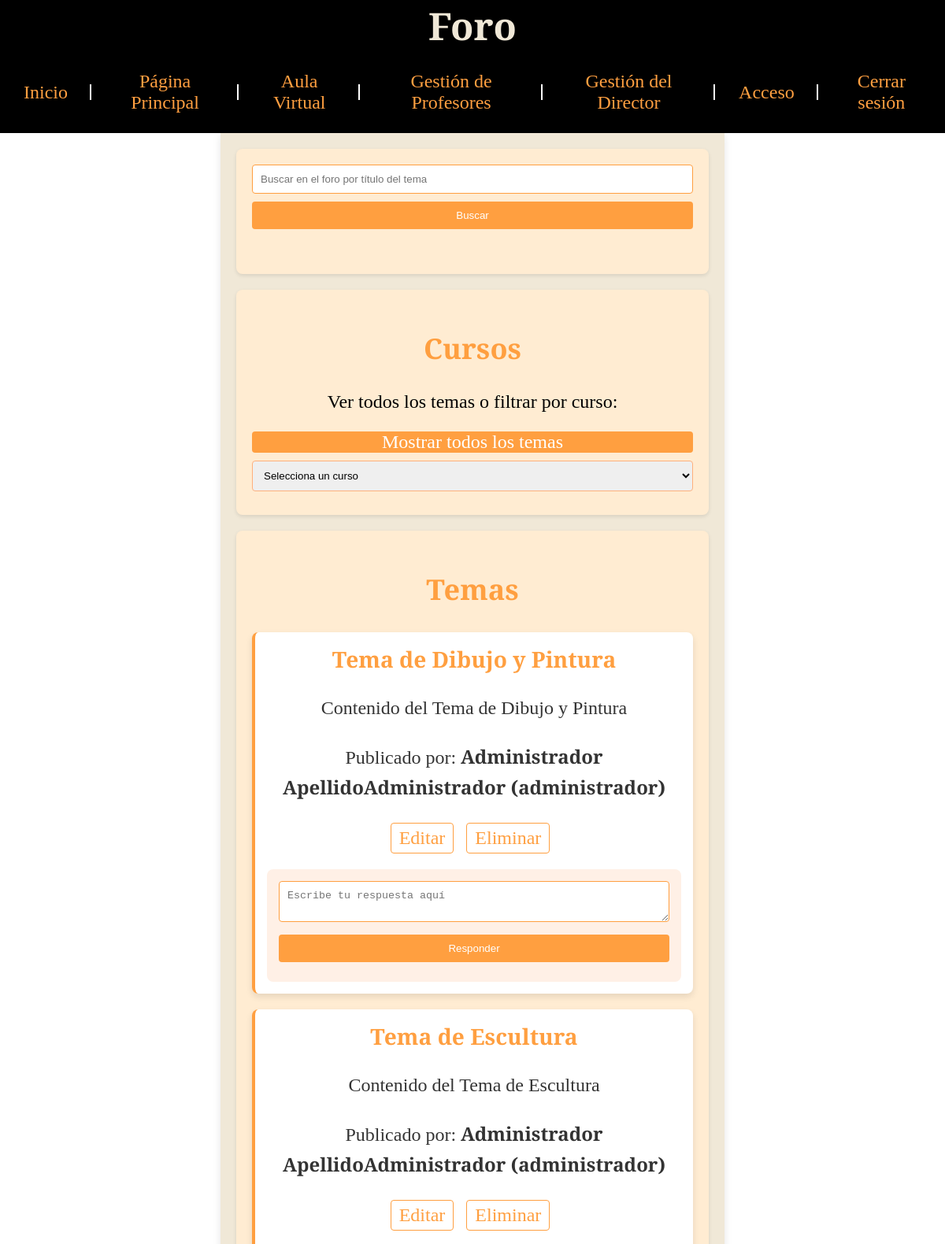
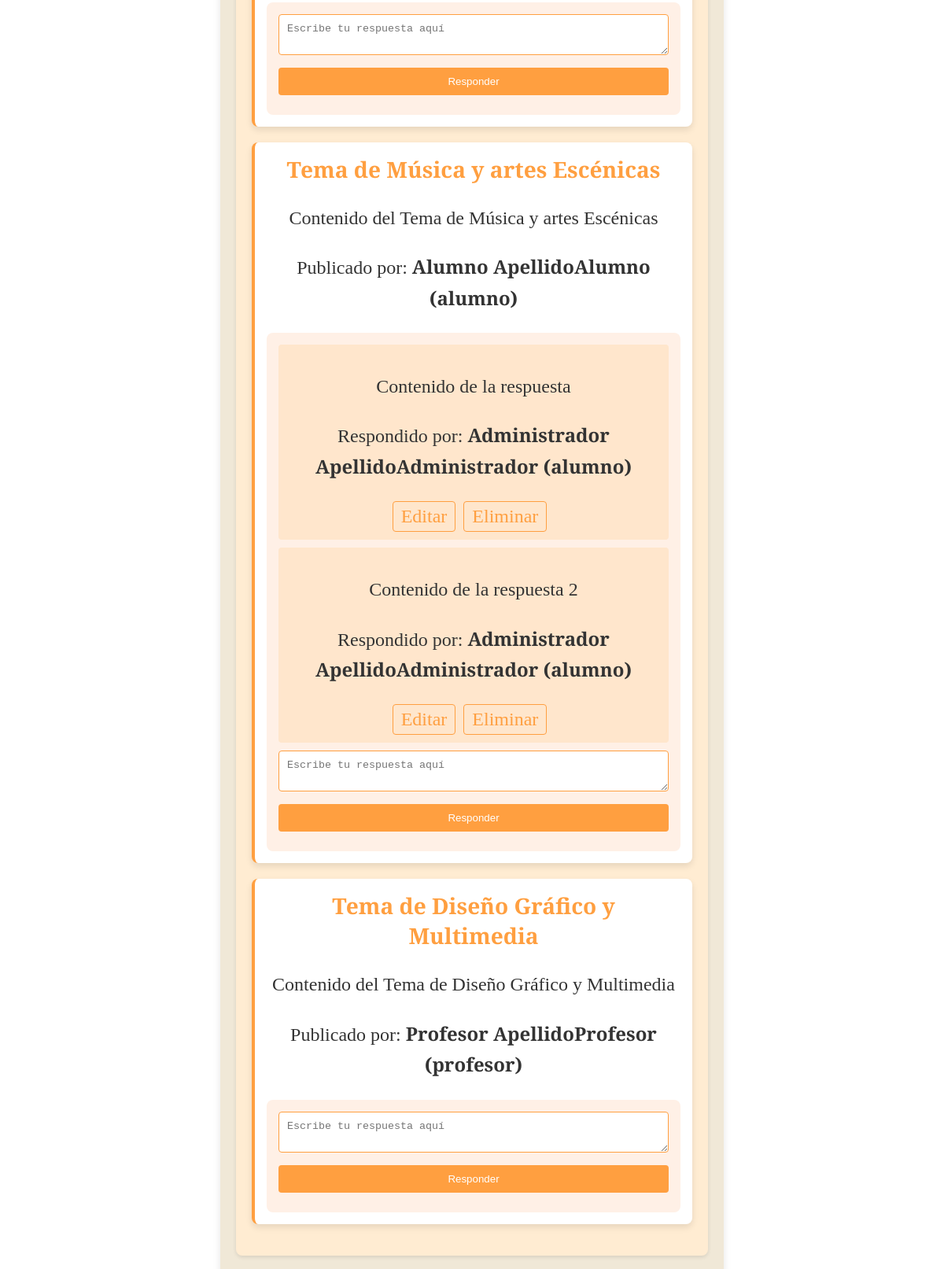
Screenshot of /app/vistas/foro.php (signed in, upper part) with the database file from the repository (2 pictures, top to bottom).
### tables this page shows
CREATE TABLE `forum_topics` (
  `topic_id` int(11) NOT NULL,
  `course_id` int(11) NOT NULL,
  `user_id` int(11) NOT NULL,
  `title` varchar(255) NOT NULL,
  `content` text NOT NULL,
  `creation_date` timestamp NOT NULL DEFAULT current_timestamp()
);

CREATE TABLE `users` (
  `user_id` int(11) NOT NULL,
  `email` varchar(255) NOT NULL,
  `password` varchar(255) NOT NULL,
  `first_name` varchar(50) NOT NULL,
  `last_name` varchar(50) NOT NULL,
  `phone` varchar(15) DEFAULT NULL,
  `address` text DEFAULT NULL,
  `role` enum('alumno','profesor','director','administrador') NOT NULL,
  `course_id` int(11) DEFAULT NULL
);

CREATE TABLE `forum_replies` (
  `reply_id` int(11) NOT NULL,
  `topic_id` int(11) NOT NULL,
  `user_id` int(11) NOT NULL,
  `content` text NOT NULL,
  `reply_date` timestamp NOT NULL DEFAULT current_timestamp()
);

### app/clases/Foro.php (called while the page is built, shortened)
<?php
class Foro
{
    private $conn;
    public function __construct($db)
    {
        $this->conn = $db;
    }
    public function listarTemasConDetallesUsuario()
    {
        $query = "SELECT ft.*, u.first_name, u.last_name, u.role
              FROM forum_topics ft
              JOIN users u ON ft.user_id = u.user_id";
        $stmt = $this->conn->prepare($query);
        $stmt->execute();
        return $stmt->fetchAll(PDO::FETCH_ASSOC);
    }
}

### app/clases/Respuestas-foro.php (called while the page is built, shortened)
<?php
class RespuestasForo
{
    private $conn;
    private $table_name = 'forum_replies';
    public $topic_id;
    public function __construct($db)
    {
        $this->conn = $db;
    }
    public function readByTopicId()
    {
        $query = 'SELECT r.reply_id, r.topic_id, r.user_id, r.content, r.reply_date, u.first_name, u.last_name
                  FROM ' . $this->table_name . ' r
                  LEFT JOIN users u ON r.user_id = u.user_id
                  WHERE r.topic_id = :topic_id
                  ORDER BY r.reply_date ASC';
        $stmt = $this->conn->prepare($query);
        $stmt->bindParam(':topic_id', $this->topic_id);
        $stmt->execute();
        return $stmt;
    }
}

### app/vistas/foro.php (the view, shortened to what this page needs)
<?php
require_once '../clases/Foro.php';
require_once '../clases/Respuestas-foro.php';
$db = new Database();
$conexion = $db->getConnection();
$foroObj = new Foro($conexion);
$user_id = $_SESSION['user_id'] ?? null;
$selectedCourseId = $_GET['course_id'] ?? null;
$busqueda = $_GET['busqueda'] ?? '';
if (!empty($busqueda)) {
    $temasRecientes = $foroObj->buscarTemasPorTitulo($busqueda);
} elseif ($selectedCourseId) {
    if ($selectedCourseId == 'all') {
        $temasRecientes = $foroObj->listarTemasConDetallesUsuario();
    } else {
        $temasRecientes = $foroObj->obtenerTemasPorCurso($selectedCourseId);
    }
} else {
    $temasRecientes = $foroObj->listarTemasConDetallesUsuario();
}
?>
<!DOCTYPE html>
<html lang="es">
<head>
    <link rel="stylesheet" href="../../public/css/estilos-foro.css">
</head>
<div id="click-effect-container"></div>
<body>
    <header>
        <h1>Foro</h1>
        <?php include 'components/nav.php'; ?>
    </header>
    <main>
        <section id="buscador-foro">
            <form action="<?php echo htmlspecialchars($_SERVER["PHP_SELF"]); ?>" method="get">
                <input type="text" name="busqueda" placeholder="Buscar en el foro por título del tema" value="<?= htmlspecialchars($busqueda); ?>">
                <button type="submit">Buscar</button>
            </form><br>
        </section>
        <section id="cursos-foro">
            <h2>Cursos</h2>
            <p>Ver todos los temas o filtrar por curso:</p>
            <a href="foro.php#temas" class="mostrar-todos">Mostrar todos los temas </a>
            <form action="<?php echo htmlspecialchars($_SERVER["PHP_SELF"]); ?>" method="get">
                <select name="course_id" onchange="this.form.submit()">
                    <option disabled selected value="">Selecciona un curso</option>
                </select>
            </form>
        </section>
        <section id="temas">
            <h2>Temas</h2>
            <?php foreach ($temasRecientes as $tema) : ?>
                <div class="tema-item">
                    <h3><?= htmlspecialchars($tema['title']) ?></h3>
                    <p><?= htmlspecialchars($tema['content']) ?></p>
                    <p>Publicado por: <b><?= htmlspecialchars($tema['first_name']) . " " . htmlspecialchars($tema['last_name']) ?> (<?= htmlspecialchars($tema['role']) ?>)</b></p>
                    <?php if ($tema['user_id'] == $user_id) : ?>
                        <a href="actualizar-tema.php?topic_id=<?= $tema['topic_id'] ?>">Editar</a>
                        <a href="../funciones/foro/eliminar-tema.php?topic_id=<?= $tema['topic_id'] ?>" onclick="return confirm('¿Estás seguro de querer eliminar este tema?');">Eliminar</a>
                    <?php endif; ?>
                    <div class="respuestas">
                        <?php
                        $respuestasForo = new RespuestasForo($conexion);
                        $respuestasForo->topic_id = $tema['topic_id'];
                        $respuestas = $respuestasForo->readByTopicId()->fetchAll(PDO::FETCH_ASSOC);
                        foreach ($respuestas as $respuesta) {
                            echo "<div class='respuesta'>";
                            echo "<p>" . htmlspecialchars($respuesta['content']) . "</p>";
                            echo "<p>Respondido por: " . "<b>" . htmlspecialchars($respuesta['first_name']) . " " . htmlspecialchars($respuesta['last_name']) . " " . "(". htmlspecialchars($tema['role']) . ")". "</b>" . "</p>";
                            if ($respuesta['user_id'] == $user_id) {
                                echo "<a href='actualizar-respuesta.php?reply_id=" . $respuesta['reply_id'] . "'>Editar</a>";
                                echo "<a href='../funciones/foro/respuestas/eliminar-respuesta.php?reply_id=" . $respuesta['reply_id'] . "' onclick='return confirm(\"¿Estás seguro de querer eliminar esta respuesta?\");'>Eliminar</a>";
                            }
                            echo "</div>";
                        }
                        ?>
                        <div class="formulario-respuesta">
                            <form action="../funciones/foro/respuestas/procesar-respuesta.php" method="post">
                                <textarea name="contenido-respuesta" placeholder="Escribe tu respuesta aquí"></textarea>
                                <button type="submit">Responder</button>
                            </form>
                        </div>
                    </div>
                </div>
            <?php endforeach; ?>
        </section>
    </main>
</body>
</html>

### public/css/estilos-foro.css (style rules this page uses)
#click-effect-container { position: fixed; top: 0; left: 0; width: 100%; height: 100%; pointer-events: none; overflow: hidden; z-index: 9999; }
body { animation: cambioColor 10s infinite; cursor: url('cursor/pincel-cursor.png'), auto; font-family: 'Playfair Display', Georgia, 'Times New Roman', Times, serif; font-size: x-large; margin: 0; text-align: center; }
header { background-color: black; text-align: center; align-items: center; justify-content: center; }
h1 { margin: 0; padding: 0; background-color: black; font-weight: bold; text-align: center; color: rgb(240, 232, 215); }
main { width: 50%; margin: 0 auto; padding: 20px; background-color: rgb(240, 232, 215); box-shadow: 0 2px 10px rgba(0, 0, 0, 0.1); }
h2 { color: rgb(255, 159, 64); }
section { background-color: #ffecd2; padding: 20px; margin-bottom: 20px; border-radius: 8px; box-shadow: 0 2px 5px rgba(0, 0, 0, 0.1); }
#buscador-foro { margin-bottom: 20px; padding: 20px; background-color: #ffecd2; border-radius: 8px; box-shadow: 0 2px 5px rgba(0, 0, 0, 0.1); }
#buscador-foro form { width: 100%; }
#buscador-foro input[type="text"] { flex: 1; padding: 10px; margin-right: 10px; border: 1px solid rgb(255, 159, 64); border-radius: 4px; }
#buscador-foro button { padding: 10px 15px; background-color: rgb(255, 159, 64); color: white; border: none; border-radius: 4px; cursor: pointer; transition: background-color 0.3s ease; }
form input[type="text"], form textarea, form select, form button { width: 100%; padding: 10px; margin-bottom: 10px; border: 1px solid #ffb07c; border-radius: 4px; box-sizing: border-box; }
form button { background-color: rgb(255, 159, 64); color: white; border: none; cursor: pointer; transition: background-color 0.3s ease; }
.tema-item { background-color: #fff; border-left: 4px solid rgb(255, 159, 64); margin-bottom: 20px; padding: 15px; border-radius: 8px; box-shadow: 0 4px 8px rgba(0, 0, 0, 0.1); transition: box-shadow 0.3s ease, transform 0.3s ease; }
.tema-item h3 { color: rgb(255, 159, 64); margin-top: 0; margin-bottom: 10px; }
.tema-item p { color: #333; line-height: 1.6; }
.tema-item a { display: inline-block; margin-right: 10px; color: rgb(255, 159, 64); text-decoration: none; padding: 5px 10px; border: 1px solid rgb(255, 159, 64); border-radius: 4px; transition: background-color 0.3s ease; }
#curso-tema, #cursos-foro select { width: 100%; padding: 10px; margin-bottom: 10px; }
#buscador-foro { margin-bottom: 20px; padding: 20px; text-align: center; }
.respuestas { margin-top: 20px; background-color: #fff0e6; padding: 15px; border-radius: 8px; }
.respuesta { background-color: #ffe6cc; padding: 10px; margin-bottom: 10px; border-radius: 4px; }
.respuestas form textarea { width: 100%; padding: 10px; margin-bottom: 10px; border: 1px solid rgb(255, 159, 64); border-radius: 4px; resize: vertical; }
.respuestas form button { width: 100%; background-color: rgb(255, 159, 64); color: #fff; border: none; padding: 10px; border-radius: 4px; cursor: pointer; transition: background-color 0.3s ease; }
#cursos-foro { padding: 20px; background-color: #ffecd2; border-radius: 8px; box-shadow: 0 2px 5px rgba(0, 0, 0, 0.1); }
#cursos-foro .mostrar-todos { display: block; width: 100%; margin-bottom: 10px; text-align: center; background-color: rgb(255, 159, 64); color: white; text-decoration: none; border-radius: 4px; transition: background-color 0.3s; }

### rows the page displays
forum_topics: title "Tema de Dibujo y Pintura", content "Contenido del Tema de Dibujo y Pintura", user.first_name "Administrador", user.last_name "ApellidoAdministrador", user.role "administrador"
forum_topics: title "Tema de Escultura", content "Contenido del Tema de Escultura", user.first_name "Administrador", user.last_name "ApellidoAdministrador", user.role "administrador"
forum_topics: title "Tema de Música y artes Escénicas", content "Contenido del Tema de Música y artes Escénicas", user.first_name "Alumno", user.last_name "ApellidoAlumno", user.role "alumno"
forum_replies: content "Contenido de la respuesta", user.first_name "Administrador", user.last_name "ApellidoAdministrador"
users: role "alumno"
forum_replies: content "Contenido de la respuesta 2", user.first_name "Administrador", user.last_name "ApellidoAdministrador"
forum_topics: title "Tema de Diseño Gráfico y Multimedia", content "Contenido del Tema de Diseño Gráfico y Multimedia", user.first_name "Profesor", user.last_name "ApellidoProfesor", user.role "profesor"
